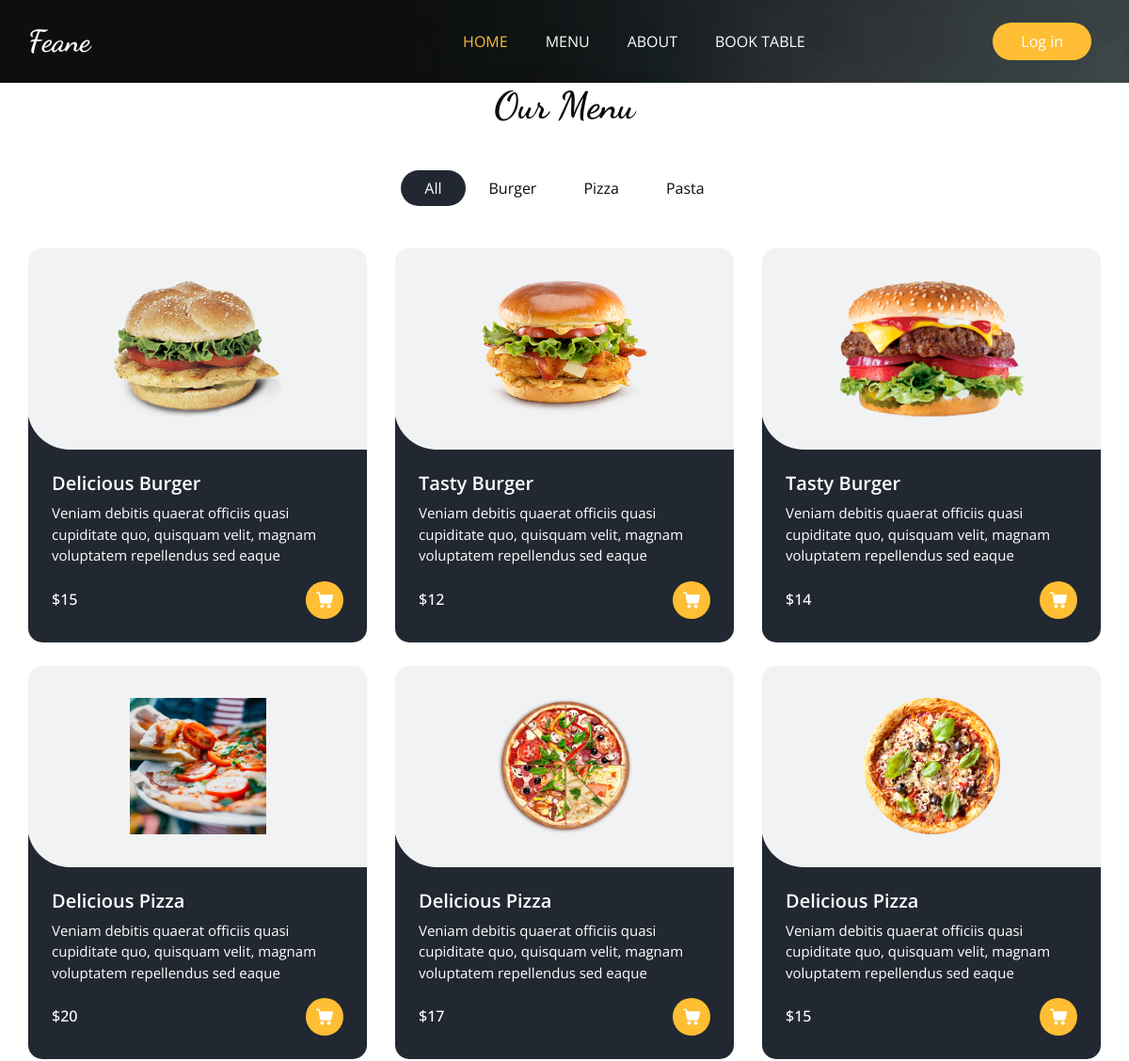
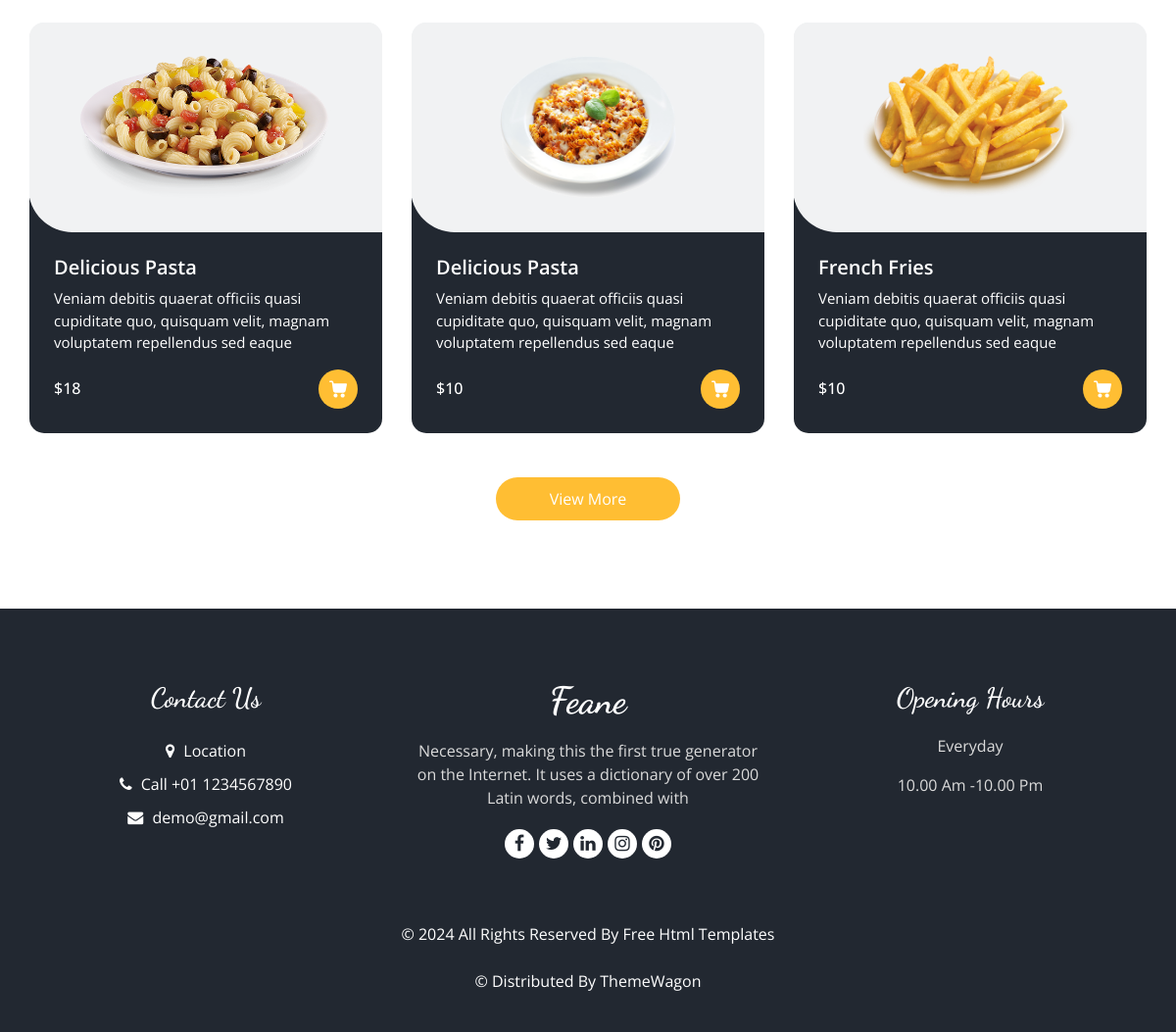
The app's page /menu/ with its own data (2 pictures, top to bottom).
### myapp/models.py (models this page shows, shortened)
class Item_list(models.Model):
    Category_name = models.CharField(max_length=15)
    def __str__(self):
        return self.Category_name

class Items(models.Model):
    Item_name = models.CharField(max_length=20)
    description = models.TextField(max_length=150,blank=False)
    Price = models.TextField(max_length=30)
    Category = models.ForeignKey(Item_list,related_name='Name',on_delete=models.CASCADE)
    Image = models.ImageField(upload_to='items/')

### myapp/views.py (the view)
# urls.py: path('menu/',Menuview, name ='menu'),
def Menuview(request):
    items = Items.objects.all()
    list = Item_list.objects.all()
    return render (request,'menu.html',{'items':items,'list':list})

### myapp/templates/menu.html (shortened to what this page needs)
{% extends "base.html" %}
{% block class %} class = "sub_page" {% endblock %}
{% block menu %}
<section class="food_section layout_padding-bottom">
    <div class="container">
      <div class="heading_container heading_center">
        <h2>
          Our Menu
        </h2>
      </div>
      <ul class="filters_menu">
        <li class="active" data-filter="*">All</li>
        {% for i in list %}
        <li data-filter=".{{i.Category_name}}">{{i.Category_name}}</li>
        {% endfor %}
      </ul>
      <div class="filters-content">
        <div class="row grid">
          {% for j in items %}
          <div class="col-sm-6 col-lg-4 all {{j.Category}}">
            <div class="box">
              <div>
                <div class="img-box">
                  <img src="{{j.Image.url}}" alt="{{j.Image}}">
                </div>
                <div class="detail-box">
                  <h5>
                    {{j.Item_name}}
                  </h5>
                  <p>
                    {{j.description}}
                  </p>
                  <div class="options">
                    <h6>
                      {{j.Price}}
                    </h6>
                    <a href="">
                    </a>
                  </div>
                </div>
              </div>
            </div>
          </div>
          {% endfor %}
        </div>
      </div>
      <div class="btn-box">
        <a href="">
          View More
        </a>
      </div>
    </div>
</section>
{% endblock %}

### myapp/templates/base.html (shortened to what this page needs)
<!DOCTYPE html>
<html>
{% load static %}
<head>
  <link rel="stylesheet" type="text/css" href="{% static 'css/bootstrap.css' %}" />
  <link rel="stylesheet" type="text/css" href="https://cdnjs.cloudflare.com/ajax/libs/OwlCarousel2/2.3.4/assets/owl.carousel.min.css" />
  <link rel="stylesheet" href="https://cdnjs.cloudflare.com/ajax/libs/jquery-nice-select/1.1.0/css/nice-select.min.css" />
  <link href="{% static 'css/font-awesome.min.css' %}" rel="stylesheet" />
  <link href="{% static 'css/style.css' %}" rel="stylesheet" />
  <link href="{% static 'css/responsive.css' %}" rel="stylesheet" />
</head>
<body {% block class %} {% endblock %} >
  <div class="hero_area">
    <div class="bg-box">
      <img src="{% static 'images/hero-bg.jpg' %}" alt="">
    </div>
    <header class="header_section">
      <div class="container">
        <nav class="navbar navbar-expand-lg custom_nav-container ">
          <a class="navbar-brand" href="{% url 'home' %}">
            <span>
              Feane
            </span>
          </a>
          <div class="collapse navbar-collapse" id="navbarSupportedContent">
            <ul class="navbar-nav  mx-auto ">
              <li class="nav-item active">
                <a class="nav-link" href="{% url 'home' %}">Home <span class="sr-only">(current)</span></a>
              </li>
              <li class="nav-item">
                <a class="nav-link" href="{% url 'menu' %}">Menu</a>
              </li>
              <li class="nav-item">
                <a class="nav-link" href="{% url 'about' %}">About</a>
              </li>
              <li class="nav-item">
                <a class="nav-link" href="{% url 'book_table' %}">Book Table</a>
              </li>
            </ul>
            <div class="user_option">
              <a href="/admin" class="order_online">
                Log in
              </a>
            </div>
          </div>
        </nav>
      </div>
    </header>
  </div>
{% block menu %} {% endblock %}
  <footer class="footer_section">
    <div class="container">
      <div class="row">
        <div class="col-md-4 footer-col">
          <div class="footer_contact">
            <h4>
              Contact Us
            </h4>
            <div class="contact_link_box">
              <a href="">
                <i class="fa fa-map-marker" aria-hidden="true"></i>
                <span>
                  Location
                </span>
              </a>
              <a href="">
                <i class="fa fa-phone" aria-hidden="true"></i>
                <span>
                  Call +01 1234567890
                </span>
              </a>
              <a href="">
                <i class="fa fa-envelope" aria-hidden="true"></i>
                <span>
                  demo@gmail.com
                </span>
              </a>
            </div>
          </div>
        </div>
        <div class="col-md-4 footer-col">
          <div class="footer_detail">
            <a href="" class="footer-logo">
              Feane
            </a>
            <p>
              Necessary, making this the first true generator on the Internet. It uses a dictionary of over 200 Latin words, combined with
            </p>
            <div class="footer_social">
              <a href="">
                <i class="fa fa-facebook" aria-hidden="true"></i>
              </a>
              <a href="">
                <i class="fa fa-twitter" aria-hidden="true"></i>
              </a>
              <a href="">
                <i class="fa fa-linkedin" aria-hidden="true"></i>
              </a>
              <a href="">
                <i class="fa fa-instagram" aria-hidden="true"></i>
              </a>
              <a href="">
                <i class="fa fa-pinterest" aria-hidden="true"></i>
              </a>
            </div>
          </div>
        </div>
        <div class="col-md-4 footer-col">
          <h4>
            Opening Hours
          </h4>
          <p>
            Everyday
          </p>
          <p>
            10.00 Am -10.00 Pm
          </p>
        </div>
      </div>
      <div class="footer-info">
        <p>
          &copy; <span id="displayYear"></span> All Rights Reserved By
          <a href="https://html.design/">Free Html Templates</a><br><br>
          &copy;  Distributed By
          <a href="https://themewagon.com/" target="_blank">ThemeWagon</a>
        </p>
      </div>
    </div>
  </footer>
</body>
</html>

### myapp/static/css/responsive.css (style rules this page uses)
@media (min-width: 1200px) { .container { max-width: 1170px; } }

### records on screen
Item_list: Category_name "Burger"
Item_list: Category_name "Pizza"
Item_list: Category_name "Pasta"
Items: Image (picture), Item_name "Delicious Burger", description "Veniam debitis quaerat officiis quasi cupiditate quo, quisquam velit, magnam voluptatem repellendus sed eaque", Price "$15"
Items: Image (picture), Item_name "Tasty Burger", description "Veniam debitis quaerat officiis quasi cupiditate quo, quisquam velit, magnam voluptatem repellendus sed eaque", Price "$12"
Items: Image (picture), Item_name "Tasty Burger", description "Veniam debitis quaerat officiis quasi cupiditate quo, quisquam velit, magnam voluptatem repellendus sed eaque", Price "$14"
Items: Image (picture), Item_name "Delicious Pizza", description "Veniam debitis quaerat officiis quasi cupiditate quo, quisquam velit, magnam voluptatem repellendus sed eaque", Price "$20"
Items: Image (picture), Item_name "Delicious Pizza", description "Veniam debitis quaerat officiis quasi cupiditate quo, quisquam velit, magnam voluptatem repellendus sed eaque", Price "$17"
Items: Image (picture), Item_name "Delicious Pizza", description "Veniam debitis quaerat officiis quasi cupiditate quo, quisquam velit, magnam voluptatem repellendus sed eaque", Price "$15"
Items: Image (picture), Item_name "Delicious Pasta", description "Veniam debitis quaerat officiis quasi cupiditate quo, quisquam velit, magnam voluptatem repellendus sed eaque", Price "$18"
Items: Image (picture), Item_name "Delicious Pasta", description "Veniam debitis quaerat officiis quasi cupiditate quo, quisquam velit, magnam voluptatem repellendus sed eaque", Price "$10"
Items: Image (picture), Item_name "French Fries", description "Veniam debitis quaerat officiis quasi cupiditate quo, quisquam velit, magnam voluptatem repellendus sed eaque", Price "$10"
